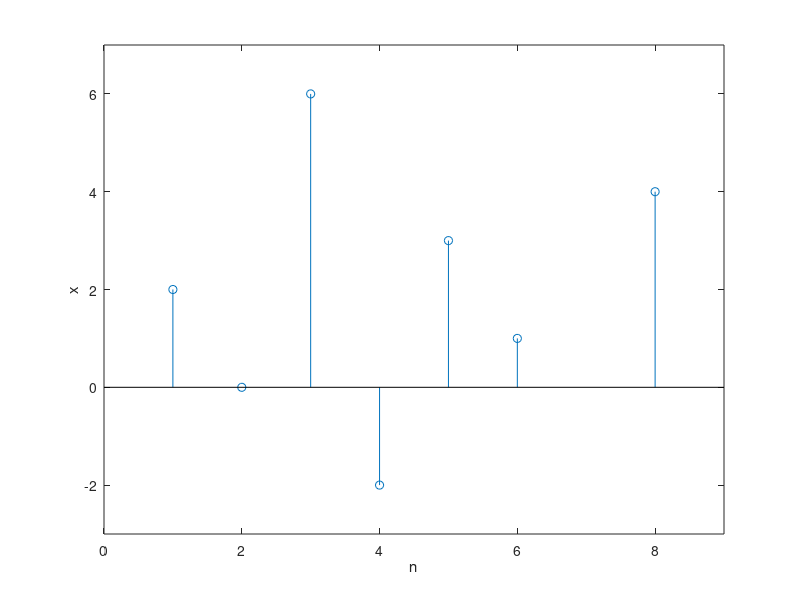

The MATLAB source for this figure:
clc;
clear all;
close all;

x=[2, 0, -2, 3, 1, 4, 6];
n=[1 2 4 5 6 8 3];
stem(n,x);
xlabel('n');
ylabel('x');
xlim([0, 9]);
ylim([-3, 7]);
